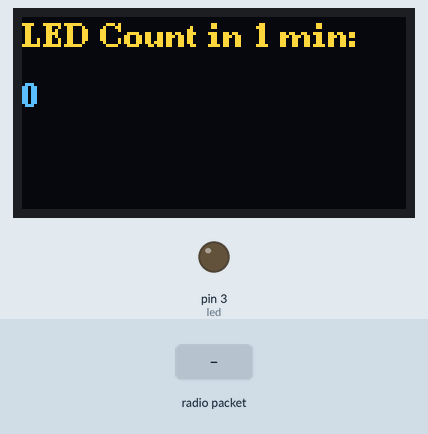
This sketch was run on a simulated Arduino Uno, built with avr-gcc and run on an emulated ATmega328P. Shown: 128×64 one-colour display, output pins drawn as LEDs (lit = HIGH). The test bench sets the inputs (shaded band). The OLED is the two-colour kind (top 16 rows yellow); no radio packets arrive unless stated; what the sketch prints to the serial monitor is not drawn.

Above: at 1.2 s.
1.3 s: radio packet "1" arrives
At 2.0 s:
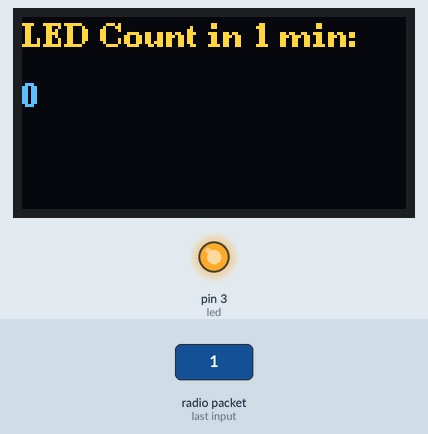
2.8 s: radio packet "0" arrives
At 3.1 s:
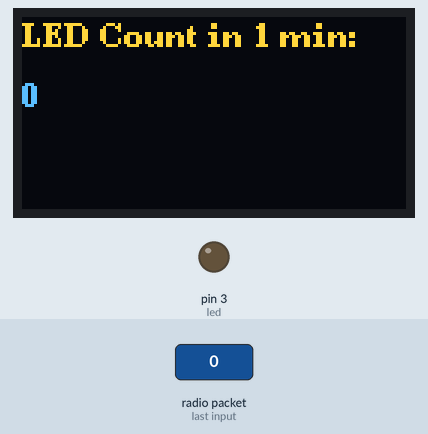
Timing chart, 0 to 5.8 s (numbered marks = the images above; inputs shaded):
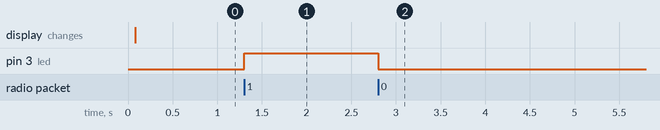

The sketch:

oneMinTestOled.ino
```cpp
// asıl test yazılımıdır
// hem oled ekrana çıktı ???????????????
// oled pinleri
// 1 dk sonunda bir küçük duraksama ekrana yazdırırken oluyor çözemedim.
// hem serial ekrana 1 dk sonunda çıktı verir

#include <VirtualWire.h>
#include <U8g2lib.h>

#define led 3

U8G2_SSD1306_128X64_NONAME_F_SW_I2C u8g2(U8G2_R0, /* clock=*/ SCL, /* data=*/ SDA, /* reset=*/ U8X8_PIN_NONE);

char message[] = " ";

unsigned long startMillis = 0;
unsigned long previousMillis = 0;
const long interval = 60000;  // 1 dakika
int ledState = LOW;
int ledCount = 0;
bool isFirstMinute = true;

void setup()
{
  pinMode(led, OUTPUT);
  Serial.begin(9600);
  vw_set_ptt_inverted(true);
  vw_set_rx_pin(11);
  vw_setup(4000);
  vw_rx_start();
  startMillis = millis();  // Kodun başlangıç zamanını kaydet
  u8g2.begin();
}

void loop()
{
  uint8_t buf[VW_MAX_MESSAGE_LEN];
  uint8_t buflen = VW_MAX_MESSAGE_LEN;
  if (vw_get_message(buf, &buflen))
  {
    message[0] = (char)buf[0];
    if (message[0] == '0' && ledState == HIGH)
    {
      ledState = LOW;
      digitalWrite(led, LOW);
      ledCount++;
    }
    else if (message[0] == '1' && ledState == LOW)
    {
      ledState = HIGH;
      digitalWrite(led, HIGH);
      ledCount++;
    }
  }

  unsigned long currentMillis = millis();
  unsigned long elapsedTime = currentMillis - startMillis;  // Geçen süreyi hesapla

  if (isFirstMinute || (currentMillis - previousMillis >= interval))
  {
    if (isFirstMinute) {
      isFirstMinute = false;
    }

    previousMillis = currentMillis;

    u8g2.clearBuffer();
    u8g2.setFont(u8g2_font_ncenB08_tr);
    u8g2.setCursor(0, 10);
    u8g2.print("LED Count in 1 min: ");
    u8g2.setCursor(0, 30); // Yüksekliği ayarla
    u8g2.print(ledCount);
    u8g2.sendBuffer();

    Serial.print("LED Count in 1 min: ");
    Serial.println(ledCount);

    ledCount = 0; // LED sayacını sıfırla
  }
}
```

Measured:
- after the input at 1.3 s, pin 3 (led): LOW → HIGH at once
- after the input at 2.8 s, pin 3 (led): HIGH → LOW at once
